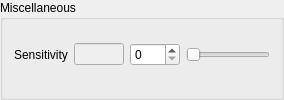
         <widget class="QGroupBox" name="groupGuardMiscellaneous">
          <property name="title">
           <string>Miscellaneous</string>
          </property>
          <layout class="QGridLayout" name="gridLayout_2">
           <property name="topMargin">
            <number>3</number>
           </property>
           <property name="verticalSpacing">
            <number>6</number>
           </property>
           <item row="0" column="0">
            <widget class="QLabel" name="labelGuardSensitivity">
             <property name="text">
              <string>Sensitivity</string>
             </property>
            </widget>
           </item>
           <item row="0" column="1">
            <widget class="QLineEdit" name="editGuardSensitivity">
             <property name="enabled">
              <bool>false</bool>
             </property>
             <property name="sizePolicy">
              <sizepolicy hsizetype="MinimumExpanding" vsizetype="Fixed">
               <horstretch>0</horstretch>
               <verstretch>0</verstretch>
              </sizepolicy>
             </property>
             <property name="minimumSize">
              <size>
               <width>0</width>
               <height>20</height>
              </size>
             </property>
             <property name="maximumSize">
              <size>
               <width>50</width>
               <height>16777215</height>
              </size>
             </property>
             <property name="readOnly">
              <bool>true</bool>
             </property>
            </widget>
           </item>
           <item row="0" column="2">
            <widget class="QSpinBox" name="spinGuardSensitivity">
             <property name="minimumSize">
              <size>
               <width>50</width>
               <height>0</height>
              </size>
             </property>
             <property name="keyboardTracking">
              <bool>false</bool>
             </property>
             <property name="maximum">
              <number>255</number>
             </property>
            </widget>
           </item>
           <item row="0" column="3">
            <widget class="QSlider" name="sliderGuardSensitivity">
             <property name="minimumSize">
              <size>
               <width>65</width>
               <height>0</height>
              </size>
             </property>
             <property name="maximum">
              <number>255</number>
             </property>
             <property name="orientation">
              <enum>Qt::Horizontal</enum>
             </property>
            </widget>
           </item>
          </layout>
         </widget>
